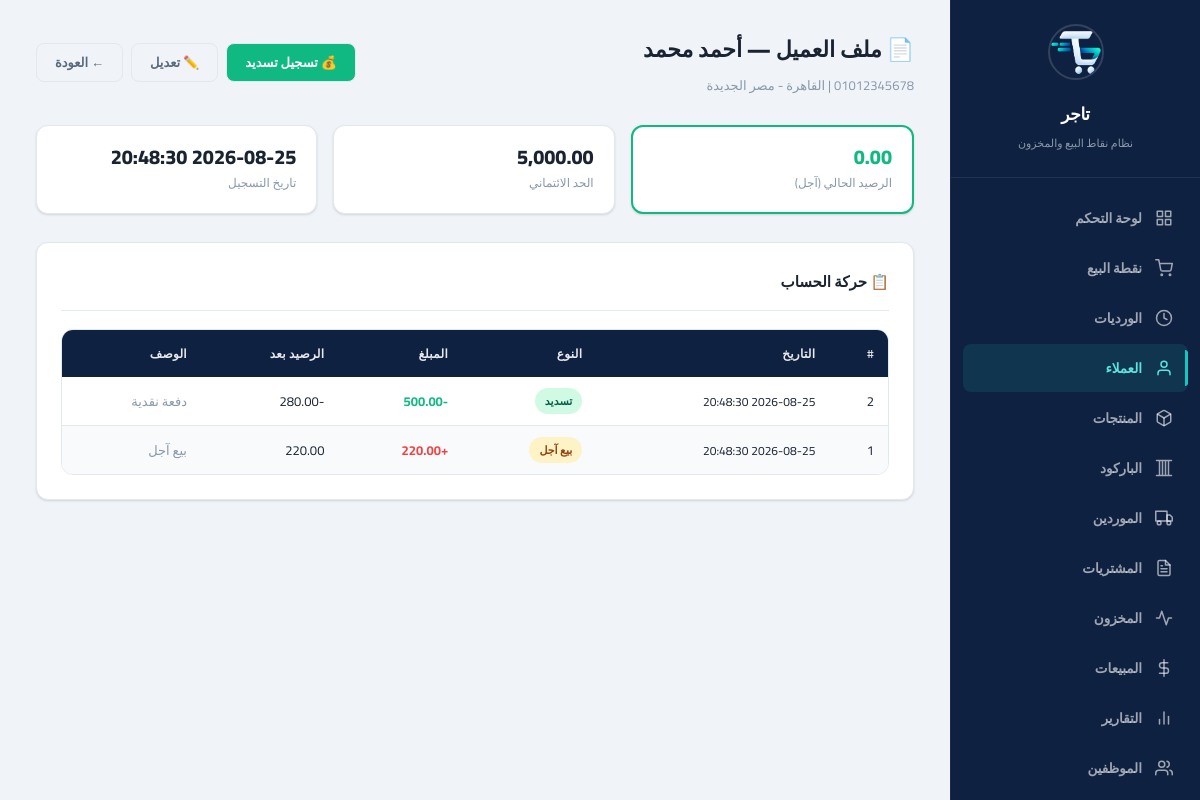
Screenshot of /?page=customers&action=profile&id=1 (signed in) with the database file from the repository.
### tables this page shows
CREATE TABLE customers (
    id INTEGER PRIMARY KEY AUTOINCREMENT,
    name TEXT NOT NULL,
    phone TEXT DEFAULT NULL,
    address TEXT DEFAULT NULL,
    notes TEXT DEFAULT NULL,
    credit_limit REAL NOT NULL DEFAULT 0,
    balance REAL NOT NULL DEFAULT 0,
    is_active INTEGER NOT NULL DEFAULT 1,
    created_at TEXT NOT NULL DEFAULT (datetime('now', 'localtime')),
    updated_at TEXT NOT NULL DEFAULT (datetime('now', 'localtime'))
);

CREATE TABLE customer_transactions (
    id INTEGER PRIMARY KEY AUTOINCREMENT,
    customer_id INTEGER NOT NULL,
    type TEXT NOT NULL CHECK(type IN ('sale', 'payment', 'credit', 'adjustment')),
    amount REAL NOT NULL,
    balance_after REAL NOT NULL,
    reference_type TEXT DEFAULT NULL,
    reference_id INTEGER DEFAULT NULL,
    description TEXT DEFAULT NULL,
    date TEXT NOT NULL DEFAULT (date('now', 'localtime')),
    created_at TEXT NOT NULL DEFAULT (datetime('now', 'localtime')),
    FOREIGN KEY (customer_id) REFERENCES customers(id) ON DELETE RESTRICT
);

### www/app/controllers/CustomerController.php (called while the page is built, shortened)
<?php
class CustomerController {
    private $customerService;
    public function __construct() {
        $this->customerService = new CustomerService();
    }
    public function profile() {
        $id = intval($_GET['id'] ?? 0);
        $customer = $this->customerService->findById($id);
        $transactions = $this->customerService->getTransactions($id);
        include APP_PATH . '/views/layout/header.php';
        include APP_PATH . '/views/customers/profile.php';
        include APP_PATH . '/views/layout/footer.php';
    }
}

### www/app/config/database.php (called while the page is built, shortened)
<?php
class Database {
    private static $instance = null;
    private $pdo;
    private function __construct() {
        $this->dbPath = __DIR__ . '/../../data/pos_system.db';
        try {
            $this->pdo = new PDO('sqlite:' . $this->dbPath);
            $this->pdo->setAttribute(PDO::ATTR_ERRMODE, PDO::ERRMODE_EXCEPTION);
            $this->pdo->setAttribute(PDO::ATTR_DEFAULT_FETCH_MODE, PDO::FETCH_ASSOC);
            $this->pdo->exec('PRAGMA journal_mode = WAL');
            $this->pdo->exec('PRAGMA foreign_keys = ON');
            $this->pdo->exec('PRAGMA busy_timeout = 5000');
            $this->pdo->exec('PRAGMA synchronous = NORMAL');
            $this->pdo->exec('PRAGMA cache_size = -8000');
            $this->pdo->exec('PRAGMA temp_store = MEMORY');
        } catch (PDOException $e) {
            die('Database connection failed: ' . $e->getMessage());
        }
    }
    public static function getInstance() {
        if (self::$instance === null) {
            self::$instance = new self();
        }
        return self::$instance;
    }
    public function getConnection() {
        return $this->pdo;
    }
    public function migrate() {
        $this->pdo->exec(
            "CREATE TABLE IF NOT EXISTS migrations (
                id INTEGER PRIMARY KEY AUTOINCREMENT,
                filename TEXT NOT NULL UNIQUE,
                applied_at TEXT NOT NULL DEFAULT (datetime('now', 'localtime'))
            )"
        );
    }
}

### www/app/services/CustomerService.php (called while the page is built, shortened)
<?php
class CustomerService {
    private $db;
    public function __construct() {
        $this->db = Database::getInstance()->getConnection();
    }
    public function findById($id) {
        $stmt = $this->db->prepare("SELECT * FROM customers WHERE id = ?");
        $stmt->execute([$id]);
        return $stmt->fetch();
    }
    public function getTransactions($customerId, $limit = 100) {
        $stmt = $this->db->prepare(
            "SELECT * FROM customer_transactions WHERE customer_id = ? ORDER BY id DESC LIMIT ?"
        );
        $stmt->execute([$customerId, $limit]);
        return $stmt->fetchAll();
    }
}

### www/app/views/customers/profile.php (the view, shortened to what this page needs)
<div class="page-header">
    <div>
        <h1>📄 ملف العميل — <?= htmlspecialchars($customer['name']) ?></h1>
        <p class="subtitle"><?= htmlspecialchars($customer['phone'] ?: '') ?> | <?= htmlspecialchars($customer['address'] ?: '') ?></p>
    </div>
    <div class="btn-group">
        <button class="btn btn-success" onclick="openModal('paymentModal')">💰 تسجيل تسديد</button>
        <button class="btn btn-outline" onclick="openEditCustomerModal()">✏️ تعديل</button>
        <a href="?page=customers" class="btn btn-outline">← العودة</a>
    </div>
</div>
<div class="stats-grid">
    <div class="stat-card" style="border:2px solid <?= $customer['balance'] > 0 ? 'var(--warning)' : 'var(--success)' ?>;">
        <div class="stat-info">
            <h4 class="<?= $customer['balance'] > 0 ? 'text-warning' : 'text-success' ?>"><?= number_format($customer['balance'], 2) ?></h4>
            <p>الرصيد الحالي (آجل)</p>
        </div>
    </div>
    <div class="stat-card">
        <div class="stat-info">
            <h4><?= $customer['credit_limit'] > 0 ? number_format($customer['credit_limit'], 2) : 'بلا حد' ?></h4>
            <p>الحد الائتماني</p>
        </div>
    </div>
    <div class="stat-card">
        <div class="stat-info">
            <h4><?= $customer['created_at'] ?></h4>
            <p>تاريخ التسجيل</p>
        </div>
    </div>
</div>
<div class="card">
    <div class="card-header">
        <h3>📋 حركة الحساب</h3>
    </div>
    <?php if (!empty($transactions)): ?>
    <div class="table-wrapper">
        <table>
            <thead>
                <tr>
                    <th>#</th>
                    <th>التاريخ</th>
                    <th>النوع</th>
                    <th>المبلغ</th>
                    <th>الرصيد بعد</th>
                    <th>الوصف</th>
                </tr>
            </thead>
            <tbody>
                <?php foreach ($transactions as $t): ?>
                <tr>
                    <td><?= $t['id'] ?></td>
                    <td class="fs-sm"><?= $t['created_at'] ?></td>
                    <td>
                        <?php
                        $typeLabels = ['sale' => 'بيع آجل', 'payment' => 'تسديد', 'credit' => 'دائن', 'adjustment' => 'تعديل'];
                        $typeBadges = ['sale' => 'badge-warning', 'payment' => 'badge-success', 'credit' => 'badge-info', 'adjustment' => 'badge-purple'];
                        ?>
                        <span class="badge <?= $typeBadges[$t['type']] ?? 'badge-info' ?>"><?= $typeLabels[$t['type']] ?? $t['type'] ?></span>
                    </td>
                    <td class="fw-bold <?= $t['type'] === 'payment' ? 'text-success' : 'text-danger' ?>">
                        <?= $t['type'] === 'payment' ? '-' : '+' ?><?= number_format($t['amount'], 2) ?>
                    </td>
                    <td><?= number_format($t['balance_after'], 2) ?></td>
                    <td class="text-muted"><?= htmlspecialchars($t['description'] ?: '—') ?></td>
                </tr>
                <?php endforeach; ?>
            </tbody>
        </table>
    </div>
    <?php else: ?>
    <div class="empty-state">
        <p>لا توجد حركات</p>
    </div>
    <?php endif; ?>
</div>

### rows the page displays
customers: name "أحمد محمد", address "القاهرة - مصر الجديدة", balance "0.00", credit_limit "5,000.00", created_at "2026-08-25 20:48:30"
customer_transactions: id "2", created_at "2026-08-25 20:48:30", type "تسديد", amount "500.00", balance_after "-280.00", description "دفعة نقدية"
customer_transactions: id "1", created_at "2026-08-25 20:48:30", type "بيع آجل", amount "220.00", balance_after "220.00", description "بيع آجل"
